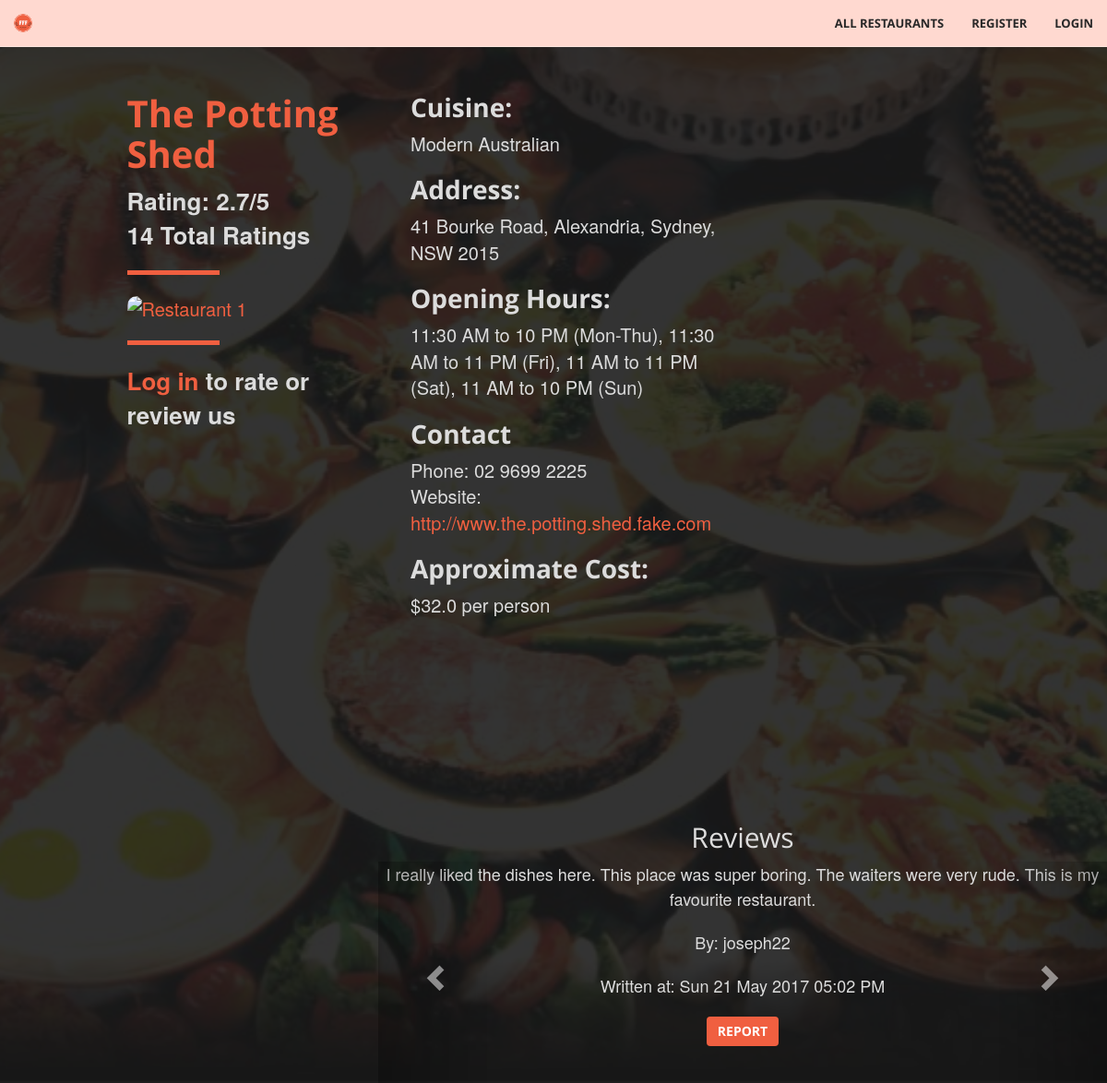
The page /restaurant/1 on the database its author committed.
### tables this page shows
CREATE TABLE Restaurants (
				id			INTEGER not null unique,
				name		TEXT not null,
				suburb	TEXT not null,
				address	TEXT not null,
				postcode INTEGER not null,
				phone		TEXT,
				hours		TEXT, -- business hours; varying format
				cuisine	TEXT not null,
				owner		TEXT,
				website	TEXT not null check (website like 'http%://_%'),
				cost		FLOAT not null, -- average cost per person
				image		TEXT check (image like 'http%://_%'),
				PRIMARY KEY (id),
				FOREIGN KEY (owner) REFERENCES Users(username)
			);

CREATE TABLE Reviews (
				id				INTEGER unique not null,
				user			TEXT not null,
				restaurant	INTEGER not null,
				review		TEXT not null,
				timestamp	DATE not null,
				reported		INTEGER not null check (reported == 0 || reported == 1),
				PRIMARY KEY (user, restaurant), -- one review per user per restaurant
				FOREIGN KEY (user) REFERENCES Users(username),
				FOREIGN KEY (restaurant) REFERENCES Restaurants(id)
	);

### fff.py (the view, shortened to what this page needs)
@app.route('/restaurant/<path:rest_id>', methods=['GET', 'POST'])
def restaurant_page(rest_id):
	conn = sqlite3.connect('data.db')
	c = conn.cursor()
	r = db_interface.get_restaurant_by_id(c, id=rest_id)
	if r:
		reviews = db_interface.get_reviews(c, rest_id)
		already_reviewed = False
		if 'username' in session:
			already_reviewed = db_interface.already_reviewed_restaurant(c, rest_id, session['username'])
		if request.method == 'GET':
			return render_template('restaurant.html', restaurant=r, logged_in=('username' in session),
								   reviews=reviews, already_reviewed=already_reviewed)
	else:
		flash('Restaurant not found!')
		return redirect(url_for('restaurants_page'))

### classes.py (called while the page is built)
	def get_id(self): # Does not require setter
		return self.id

	def get_name(self):
		return self.name

	def get_address(self):
		return self.address

	def get_cuisine(self):
		return self.cuisine

	def get_phone(self):
		return self.phone

	def get_hours(self):
		return self.hours

	def get_rating(self):
		return self.rating

	def get_numRating(self):
		return self.numRating

	def get_website(self):
		return self.website

	def get_cost(self):
		return self.cost

	def get_image(self):
		return self.image

	def get_id(self):
		return self.id

	def get_user(self):
		return self.user

	def get_review(self):
		return self.review

	def get_timestamp(self):
		return self.timestamp

### db_interface.py (called while the page is built)
def get_restaurant_by_id(c, id):
	c.execute("""SELECT * FROM Restaurants WHERE ID=?""", (id, ))
	res = c.fetchone()
	if res:
		 r = Restaurant(
				id=res[0],
				name=res[1],
				suburb=res[2],
				address=res[3],
				postcode=res[4],
				phone=res[5],
				hours=res[6],
				cuisine=res[7],
				owner=res[8],
				website=res[9],
				cost=res[10],
				image=res[11],
				rating=find_average_rating(c, res[0]),
				numRating=find_number_rating(c, res[0])
		 )
		 return r

def find_average_rating(c, i):
	ratings = c.execute("SELECT rating FROM Ratings WHERE restaurant=?", (i, )).fetchall()
	ratings = [r[0] for r in ratings]
	avg = average(ratings)
	if avg == -1:
		 return 0 #this needs to be a number
	return avg

def find_number_rating(c, i):
	r = c.execute("SELECT COUNT(*) FROM Ratings WHERE restaurant=?", (i, )).fetchone()
	return r[0]

def get_reviews(c, restaurant_id):
	results = []
	c.execute("SELECT * FROM Reviews WHERE restaurant=?", (restaurant_id, ))
	for review in c.fetchall():
		 r = Review(
				id=review[0],
				user=review[1],
				review=review[3],
				timestamp=datetime.datetime.strptime(review[4], "%Y-%m-%d %H:%M:%S.%f"),
				reported=review[5]
		 )
		 results.append(r)
	return results

### fff.py (called while the page is built)
@app.context_processor
def utility_processor():
	def is_admin(user):
		conn = sqlite3.connect('data.db')
		c = conn.cursor()
		is_ad = c.execute('SELECT admin FROM Users where username="%s"' %user).fetchone()[0]
		if is_ad == 0:
			return False
		else:
			return True
	return dict(is_admin=is_admin)

### helpers_fff.py (called while the page is built)
def average(arr):  # Calculates average value of an array
    total = 0
    i = 0
    while i < len(arr):
        total += arr[i]
        i += 1
    if i == 0:
        return -1
    else:
        return round(total/i, 1)

### templates/restaurant.html (shortened to what this page needs)
{% extends "base.html" %}
{% block body %}
<header>
  <div class="restaurants">
    <div class="row">
      <br/>
      <div class="col-xs-3 col-xs-offset-1">
        <div class ="restaurants-listing-box">
          <div class="restaurants-listing">
            <h1>{{ restaurant.get_name() }} </h1>
            {% if restaurant.get_rating() == 0 %}
				  <b> Unrated </b> <br>
            {% else %}
				  <b> Rating: {{ restaurant.get_rating() }}/5 </b> <br>
              <b>{{ restaurant.get_numRating() }} Total Ratings</b>
            {% endif %}
            <hr align= "left">
            <a href="{{ url_for('restaurant_page', rest_id = restaurant.get_id()) }}"><img src="{{ restaurant.get_image() }}" alt="Restaurant 1" height ="300" width="440"></a> </br>
              {% if logged_in %}
                <h2>Rate us</h2>
                <form method="POST">
                  <fieldset class="rating">
                    <input type="radio" id="star5" name="rating" value="5" />
                    <label class = "full" for="star5" title="Amazing - 5 stars"></label>
                    <input type="radio" id="star4half" name="rating" value="4.5" />
                    <label class="half" for="star4half" title="4.5 stars"></label>
                    <input type="radio" id="star4" name="rating" value="4" />
                    <label class = "full" for="star4" title="Very good - 4 stars"></label>
                    <input type="radio" id="star3half" name="rating" value="3.5" />
                    <label class="half" for="star3half" title="3.5 stars"></label>
                    <input type="radio" id="star3" name="rating" value="3" />
                    <label class = "full" for="star3" title="Average - 3 stars"></label>
                    <input type="radio" id="star2half" name="rating" value="2.5" />
                    <label class="half" for="star2half" title="2.5 stars"></label>
                    <input type="radio" id="star2" name="rating" value="2" />
                    <label class = "full" for="star2" title="Below average - 2 stars"></label>
                    <input type="radio" id="star1half" name="rating" value="1.5" />
                    <label class="half" for="star1half" title="1.5 stars"></label>
                    <input type="radio" id="star1" name="rating" value="1" />
                    <label class = "full" for="star1" title="Not great - 1 star"></label>
                    <input type="radio" id="starhalf" name="rating" value="0.5" />
                    <label class="half" for="starhalf" title="0.5 stars"></label>
                  </fieldset>
                    <br>
                    <hr align = "left">
                  <input type="submit" value="Submit" class="btn btn-primary">
                </form>
                <hr>
              {%else%}
              <hr align= "left">
              <b><a class="page-scroll" href="{{ url_for('login') }}">Log in</a> to rate or review us</b>
              {% endif %}
          </div>
        </div>
      </div>
      <div class="col-xs-4">
        <div class="restaurants-listing">
          <h2>Cuisine:</h2>
          {{ restaurant.get_cuisine() }} <br/>
          <h2>Address:</h2>
          {{ restaurant.get_address() }} <br/>
          <h2>Opening Hours:</h2>
          {{ restaurant.get_hours() }} <br/>
          <h2>Contact </h2>
          Phone: {{ restaurant.get_phone() }} <br/>
          Website: <a href="{{ restaurant.get_website() }}">{{ restaurant.get_website() }}</a> <br/>
          <h2>Approximate Cost:</h2>
          ${{restaurant.get_cost()}} per person <br/> <br/>
        </div>
      </div>
    </div>
    <div class="row">
      <div class="col-xs-3 col-xs-offset-1">
      </div>
      <div class="col-xs-8">
        <h2>Reviews</h2>
        <div id="carousel-reviews" class="carousel slide" data-ride="carousel">
          <div class="row">
            <div class="carousel-inner" role="listbox">
              {% if reviews|length == 0 %}
                 <p>No reviews yet!</p>
              {% else %}
              {% for i in range(reviews|length) %}
                {% if i == 0 %}
                  <div class="item active">
                {% else %}
                  <div class="item">
                {% endif %}
                  <p>{{ reviews[i].get_review() }}</p>
                  <p>By: {{ reviews[i].get_user() }}</p>
                  <p>Written at: {{ reviews[i].get_timestamp().strftime('%a %d %b %Y %I:%M %p') }}</p>
						<form method="POST">
						  <input type="submit" name="report_review" value=Report Review" class="btn btn-primary">
						</form>
                  <br/>
                  <br/>
                </div>
              {% endfor %}
              {% endif %}
            </div>
            <a class="left carousel-control" href="#carousel-reviews" role="button" data-slide="prev">
              <span class="glyphicon glyphicon-chevron-left" aria-hidden="true"></span>
            </a>
            <a class="right carousel-control" href="#carousel-reviews" role="button" data-slide="next">
              <span class="glyphicon glyphicon-chevron-right" aria-hidden="true"></span>
            </a>
          </div>
          <div class="row">
            <ol class="carousel-indicators">
              {% for i in range(reviews|length) %}
                {% if i == 0 %}
                  <li data-target="#carousel-reviews" data-slide-to="{{ i }}" class="active"></li>
                {% else %}
                  <li data-target="#carousel-reviews" data-slide-to="{{ i }}"></li>
                {% endif %}
              {% endfor %}
            </ol>
          </div>
        </div>
      </div>
    </div>
  </div>
</header>
{% endblock %}

### templates/base.html (shortened to what this page needs)
<!DOCTYPE html>
<html lang="en">
    <head>
        <link href="{{ url_for('static', filename='vendor/bootstrap/css/bootstrap.min.css') }}" rel="stylesheet" type="text/css">
        <link href="{{ url_for('static', filename='vendor/font-awesome/css/font-awesome.min.css') }}" rel="stylesheet" type="text/css">
        <link href="{{ url_for('static', filename='vendor/bootstrap/css/bootstrap-select.min.css') }}" rel="stylesheet" type="text/css">
        <link href="{{ url_for('static', filename='fonts/open_sans.css') }}" rel="stylesheet" type="text/css">
        <link href="{{ url_for('static', filename='fonts/josefin_sans.css') }}" rel="stylesheet" type="text/css">
        <link href="{{ url_for('static', filename='css/fff.css') }}" rel="stylesheet" type="text/css">
        <link href="{{ url_for('static', filename='css/ratings.css') }}" rel="stylesheet" type="text/css">
    </head>
    <body>
      <div class="row">
        <nav id="mainNav" class="navbar navbar-default navbar-fixed-top">
          <div class="container-fluid">
            <div class="navbar-header">
              <a class="navbar-brand page-scroll" href="{{ url_for('home_page') }}"><img src = "{{ url_for('static', filename='img/FFF.png') }}"></a>
            </div>
            <div class="collapse navbar-collapse" id="bs-example-navbar-collapse-1">
              <ul class="nav navbar-nav navbar-right">
                <li>
                    <a class="page-scroll" href="{{ url_for('restaurants_page') }}">All Restaurants</a>
                </li>
                <li>
                  {% if session['logged_in'] != True %}
                    <a class="page-scroll" href="{{ url_for('register') }}">Register</a>
                  {% endif %}
                </li>
                <li>
                  {% if session['logged_in'] == True %}
                    <a class="page-scroll" href="{{ url_for('logout') }}">Logout</a>
                  {% else %}
                    <a class="page-scroll" href="{{ url_for('login') }}">Login</a>
                  {% endif %}
                </li>
              </ul>
            </div>
          </div>
        </nav>
      </div>
      {% block body %}
      {% endblock %}
    </body>
</html>

### static/css/fff.css (style rules this page uses)
html, body { height: 100%; width: 100%; }
body { font-family: 'Josefin Sans', 'Helvetica Neue', Arial, sans-serif; }
hr { border-color: #F05F40; border-width: 5px; max-width: 100px; }
a { -webkit-transition: all 0.35s; -moz-transition: all 0.35s; transition: all 0.35s; color: #F05F40; }
h1, h2, h3, h4, h5, h6 { font-family: 'Open Sans', 'Helvetica Neue', Arial, sans-serif; }
p { font-size: 18px; line-height: 1.5; margin-bottom: 20px; }
.navbar-default { background-color: white; border-color: rgba(34, 34, 34, 0.05); font-family: 'Open Sans', 'Helvetica Neue', Arial, sans-serif; -webkit-transition: all 0.35s; -moz-transition: all 0.35s; transition: all 0.35s; }
.navbar-default .navbar-header .navbar-brand { color: #F05F40; font-family: 'Open Sans', 'Helvetica Neue', Arial, sans-serif; font-weight: 700; text-transform: uppercase; }
.navbar-default .nav > li > a, .navbar-default .nav > li > a:focus { text-transform: uppercase; font-weight: 700; font-size: 13px; color: #222222; }
@media (min-width: 768px) { .navbar-default { background-color: #ffd9d0; border-color: rgba(255, 255, 255, 0.3); } }
@media (min-width: 768px) { .navbar-default .navbar-header .navbar-brand { color: rgb(40,40,40); } }
@media (min-width: 768px) { .navbar-default .nav > li > a, .navbar-default .nav > li > a:focus { color: rgb(40,40,40); } }
header { position: relative; width: 100%; min-height: auto; -webkit-background-size: cover; -moz-background-size: cover; background-size: cover; background-attachment: fixed; -o-background-size: cover; background-position: center; background-image: url('../img/FFFBackground.jpg'); text-align: center; color: rgb(220,220,220); margin-top: 40px; }
@media (min-width: 768px) { header { min-height: 100%; } }
.btn-primary { color: white; background-color: #F05F40; border-color: #F05F40; -webkit-transition: all 0.35s; -moz-transition: all 0.35s; transition: all 0.35s; }
.btn { font-family: 'Open Sans', 'Helvetica Neue', Arial, sans-serif; border: none; font-weight: 700; text-transform: uppercase; }
body { webkit-tap-highlight-color: #222222; }
.restaurants { position: relative; overflow: auto; background-color: rgba(0, 0, 0, 0.8); margin-top: 50px; }
.restaurants .restaurants-listing { text-align: left; font-size:20px; padding: 10px; margin-left: 25px; height: 100vh; }
.restaurants .restaurants-listing h1 { font-size: 40px; color: #F05F40; font-weight: bold; }
.restaurants .restaurants-listing h2 { font-weight: bold; font-size:28px; }
.restaurants .restaurants-listing b { font-weight: none; font-size: 26px; }
img { max-height: 100%; max-width: 100%; border-radius: 10px; }
.collapse li a { color: white; }

### rows shown on the page
Restaurants: get_name "The Potting Shed", get_cuisine "Modern Australian", get_address "41 Bourke Road, Alexandria, Sydney, NSW 2015", get_hours "11:30 AM to 10 PM (Mon-Thu), 11:30 AM to 11 PM (Fri), 11 AM to 11 PM (Sat), 11 AM to 10 PM (Sun)", get_phone "02 9699 2225", get_website "http://www.the.potting.shed.fake.com", get_cost "32.0"
Reviews: review "I really liked the dishes here. This place was super boring. The waiters were very rude. This is my favourite restaurant.", user "joseph22"

### other values the page prints
{{ restaurant.get_rating() }} "2.7"
{{ restaurant.get_numRating() }} "14"
{{ reviews[i].get_timestamp().strftime('%a %d %b %Y %I:%M %p') }} "Sun 21 May 2017 05:02 PM"
